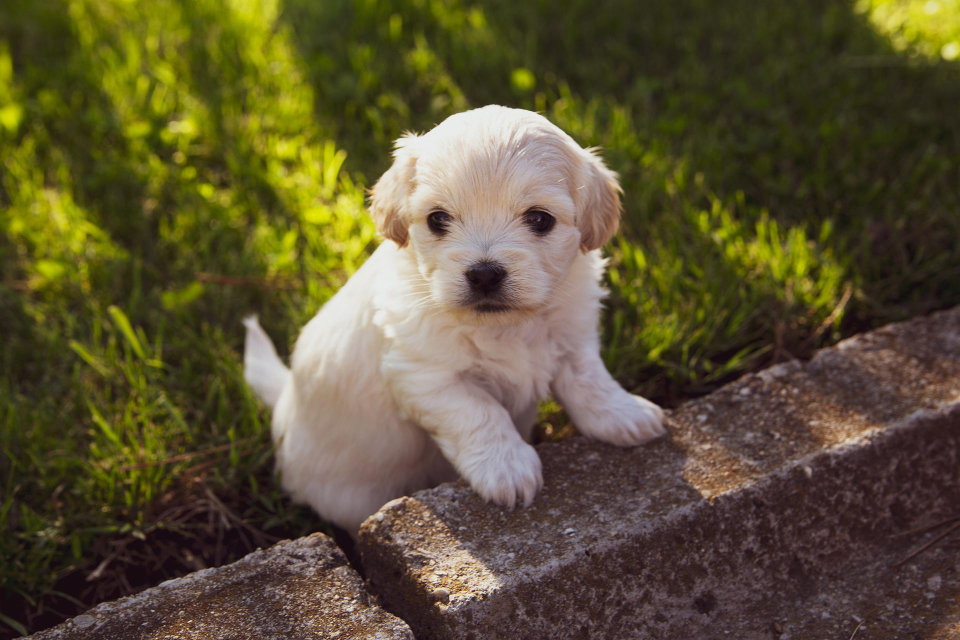
#> input picture img1.jpg, 1920 x 1280 px (shown at 1/2 size)
$ python cv1.py
#> lines starting #> are read from the running program, lines starting #| are printed output that depends on the picture; after the words box and inside, x2 and y2 are one past the last pixel; in counts of white or black regions, pixels touching at a corner belong together
import cv2
from cv2 import putText

# 이미지 불러오기
이미지 = cv2.imread('img1.jpg')
#> 이미지 is the input picture: shape (1280, 1920, 3); mean B, G, R 51.5, 82.1, 91.6
# 크기 변경
크기변경 = cv2.resize(이미지, (600,600))
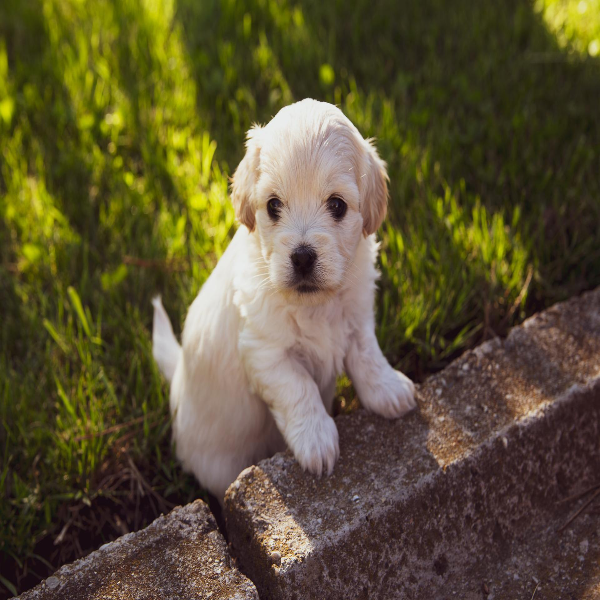
#> 크기변경: shape (600, 600, 3); mean B, G, R 51.4, 81.9, 91.5
# 글자넣기
cv2.putText(크기변경,"chaeyeong", (10,60), cv2.FONT_HERSHEY_COMPLEX, 1, (255,0,255),1)
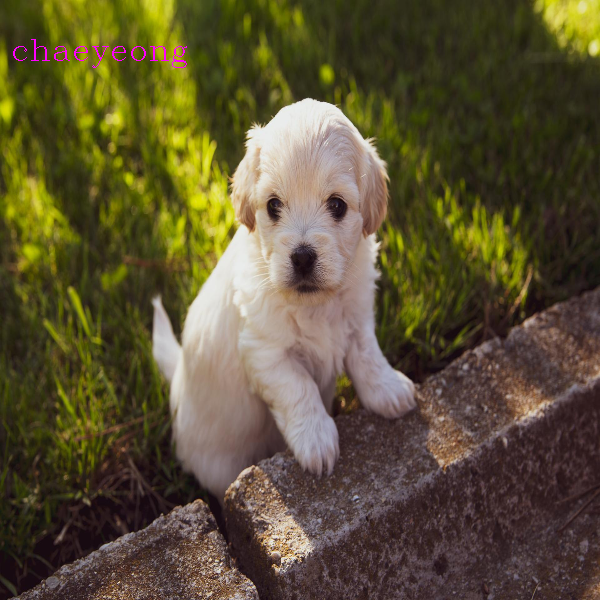
#> 크기변경: shape (600, 600, 3); 0.18% of pixels changed, all inside (x1, y1, x2, y2) = (13, 39, 187, 68)
# 빨간색 : (0,0, 255)
# 주황색 : (0, 187, 255)
# 노란색 : (0, 228,255)
# 초록색 : (0, 255,0)
# 파란색 : (255, 0, 0)
# 보라색 : (255, 0, 95)
# 핑크색 : (255, 0, 255)
# 흰색 : (255, 255, 255)
# 검은색 : (0,0,0)
# 이미지 보여주기(제목,이미지명)
cv2.imshow("title", 크기변경)

# 이미지 띄워놓고 대기
cv2.waitKey(0)

$ run again, with img2.jpg copied over img1.jpg
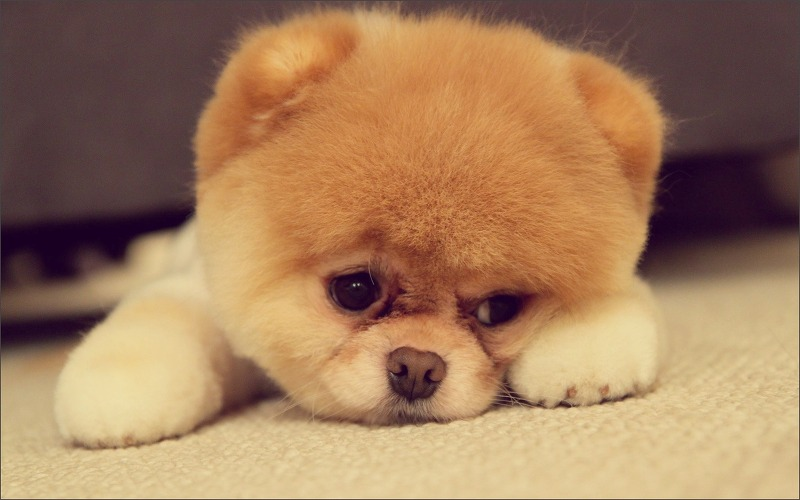
#> input picture img2.jpg, 800 x 500 px
#> 이미지 is the input picture: shape (500, 800, 3); mean B, G, R 92.2, 125.6, 163.3
#> `크기변경 = cv2.resize(이미지, (600,600))`:
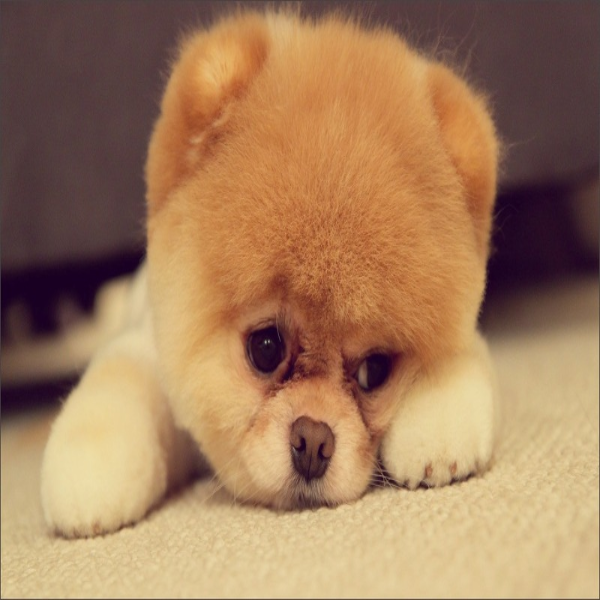
#> 크기변경: shape (600, 600, 3); mean B, G, R 92.1, 125.5, 163.2
#> `cv2.putText(크기변경,"chaeyeong", (10,60), cv2.FONT_HERSHEY_COMPLEX, 1, (2..`:
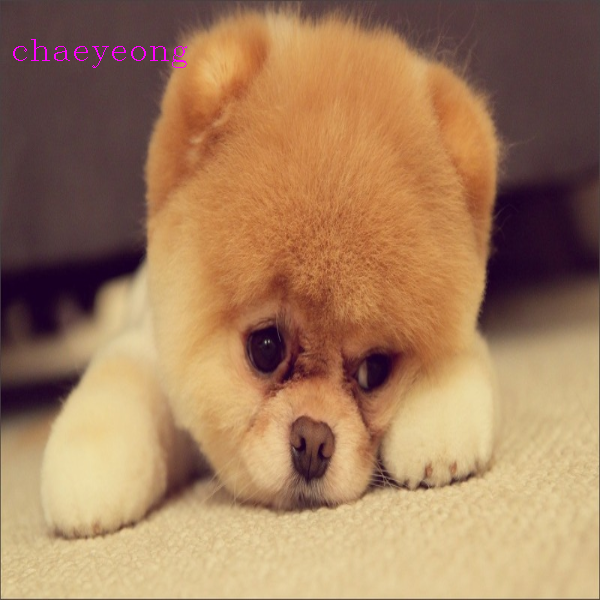
#> 크기변경: shape (600, 600, 3); 0.18% of pixels changed, all inside (x1, y1, x2, y2) = (13, 39, 187, 68)
